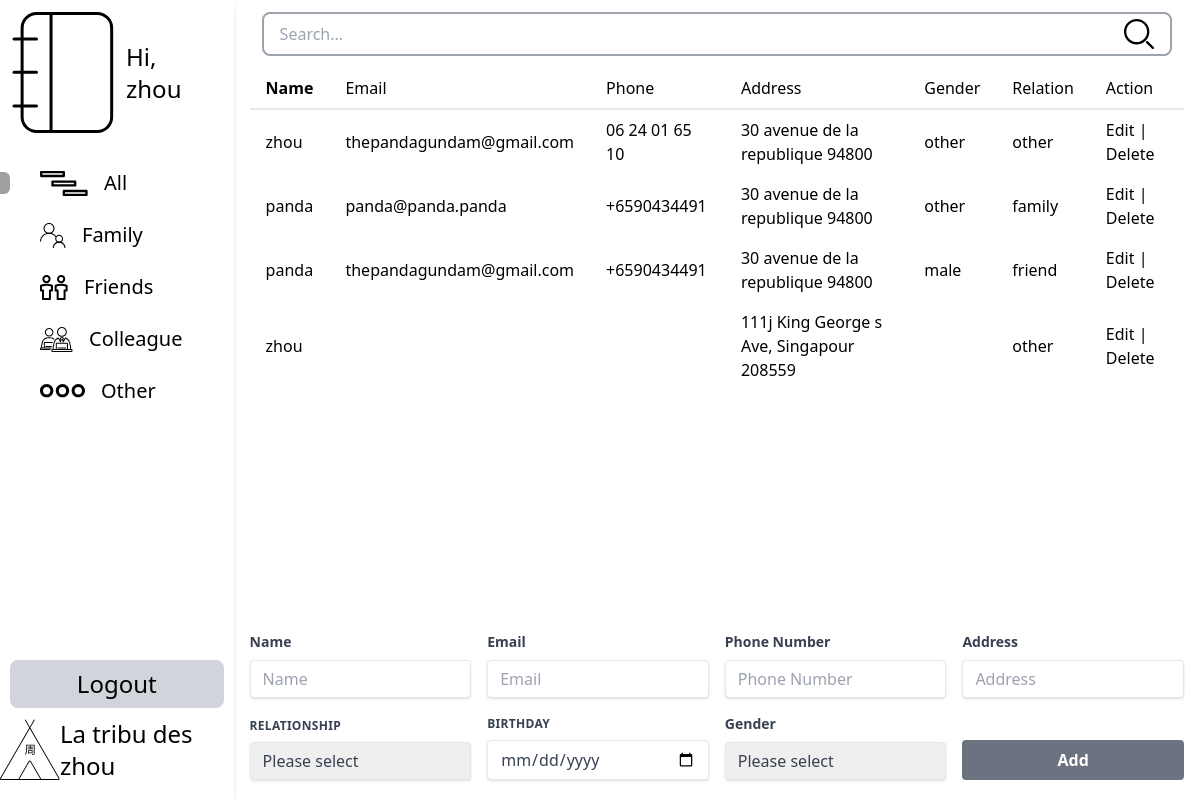
/index.php (signed in), run on the app's committed database.
### tables this page shows
CREATE TABLE `contacts` (
  `id` int NOT NULL AUTO_INCREMENT,
  `username` varchar(255) DEFAULT NULL,
  `phoneNumber` varchar(255) DEFAULT NULL,
  `email` varchar(255) DEFAULT NULL,
  `address` varchar(255) DEFAULT NULL,
  `gender` varchar(255) DEFAULT NULL,
  `relationship` varchar(255) DEFAULT NULL,
  `dateOfBirth` date DEFAULT NULL,
  PRIMARY KEY (`id`)
);

### index.php (the view, shortened to what this page needs)
<!DOCTYPE html>
<html lang="en">
<head>
    <script src="https://cdn.tailwindcss.com"></script>
</head>
<body class="h-screen w-screen overflow-hidden font-extralight flex flex-col justify-center items-center">
    <?php
    if(isset($_SESSION['user_id'])){ ?>
        <div class="w-full h-full flex">
            <div class="w-1/5 h-full bg-white mb-10 shadow-md ">
                <div class="w-full h-full relative flex flex-col justify-end ">
                    <div class="w-full h-full relative flex flex-col">
                        <div class="flex items-center">
                            <a href="index.php">
                            </a>
                            <p class="text-2xl">
                                Hi,<br/>
                                <?php echo $_SESSION['username']; ?>
                            </p>
                        </div>
                        <div class="flex flex-col gap-2 mt-4">
                            <a href="index.php" class="category-list-box <?php
                                $filter = $_GET['filter'] ?? 'all';
                                if($filter == 'all'){
                                    echo ' category-list-box-focus';
                                }
                            ?>">
                                <svg class="absolute left-0 <?php
                                $filter = $_GET['filter'] ?? 'all';
                                if($filter != 'all'){
                                    echo ' hidden';
                                }
                                ?>" width="10" height="22" viewBox="0 0 10 22" fill="none" xmlns="http://www.w3.org/2000/svg">
                                    <rect x="-10" width="20" height="22" rx="6" fill="#9F9F9F"/>
                                </svg>
                                <p class="category-list-text">All</p>
                            </a>
                            <a href="index.php?filter=family" class="category-list-box <?php
                            $filter = $_GET['filter'] ?? 'all';
                            if($filter == 'family'){
                                echo ' category-list-box-focus';
                            }
                            ?>">
                                <p class="category-list-text">Family</p>
                            </a>
                            <a href="index.php?filter=friend" class="category-list-box <?php
                            $filter = $_GET['filter'] ?? 'all';
                            if($filter == 'friend'){
                                echo ' category-list-box-focus';
                            }
                            ?>">
                                <p class="category-list-text">Friends</p>
                            </a>
                            <a href="index.php?filter=colleague" class="category-list-box <?php
                            $filter = $_GET['filter'] ?? 'all';
                            if($filter == 'colleague'){
                                echo ' category-list-box-focus';
                            }
                            ?>">
                                <p class="category-list-text">Colleague</p>
                            </a>
                            <a href="index.php?filter=other" class="category-list-box <?php
                            $filter = $_GET['filter'] ?? 'all';
                            if($filter == 'other'){
                                echo ' category-list-box-focus';
                            }
                            ?>">
                                <p class="category-list-text">Other</p>
                            </a>
                        </div>
                    </div>
                    <a href="user/logout.php" class="block bg-gray-300 py-2 w-11/12 rounded-lg mb-3 hover:bg-gray-200 self-center">
                        <p class="text-center text-2xl w-full">Logout</p>
                    </a>
                    <a href="index.php" class="w-full pb-5 flex justify-center items-center h-20">
                        <p class="text-2xl">
                            La tribu des zhou
                        </p>
                    </a>
                </div>
            </div>
            <div class="w-4/5 h-full mx-4 flex flex-col justify-between">
                <div class="flex flex-col w-full">
                    <form class="border-2 border-gray-400 rounded-lg focus:outline-none focus:border-gray-500 m-3 flex items-center justify-center" action="index.php?filter='search'" method="post">
                        <input type="text" name="search" placeholder="Search..." class="h-10 outline-none w-full mx-4">
                        <button type="submit">
                        </button>
                    </form>
                    <table class="table-auto w-full h-max-full overflow-y-scroll">
                        <thead>
                        <tr class="border-b-2">
                            <th class="px-4 py-2 text-left">Name</th>
                            <th class="px-4 py-2 font-extralight text-left">Email</th>
                            <th class="px-4 py-2 font-extralight text-left">Phone</th>
                            <th class="px-4 py-2 font-extralight text-left">Address</th>
                            <th class="px-4 py-2 font-extralight text-left">Gender</th>
                            <th class="px-4 py-2 font-extralight text-left">Relation</th>
                            <th class="px-4 py-2 font-extralight text-left">Action</th>
                        </tr>
                        </thead>
                        <tbody>
                        <?php
                        include "sources/conn.php";
                        $filter = $_GET['filter'] ?? 'all';
                        switch ($filter) {
                            default:
                                $sql = "SELECT * FROM contacts";
                        }
                        $result = mysqli_query($conn, $sql);
                        if (mysqli_num_rows($result) > 0) {
                            while ($row = mysqli_fetch_assoc($result)) {
                                echo "<tr>";
                                echo "<td class='px-4 py-2'>" . $row['username'] . "</td>";
                                echo "<td class='px-4 py-2'>" . $row['email'] . "</td>";
                                echo "<td class='px-4 py-2'>" . $row['phoneNumber'] . "</td>";
                                echo "<td class='px-4 py-2'>" . $row['address'] . "</td>";
                                echo "<td class='px-4 py-2'>" . $row['gender'] . "</td>";
                                echo "<td class='px-4 py-2'>" . $row['relationship'] . "</td>";
                                echo "<td class='px-4 py-2'><a href='edit.php?id=" . $row['id'] . "'>Edit</a> | <a href='./sources/delete.php?id=" . $row['id'] . "'>Delete</a></td>";
                                echo "</tr>";
                            }
                        }
                        ?>
                        </tbody>
                    </table>
                </div>
                <form class="mb-5" method="post" action="sources/add.php">
                    <div class="flex flex-col gap-4 justify-end">
                        <div class="flex gap-4 items-end">
                            <div class="w-1/4">
                                <label class="block text-gray-700 text-sm font-bold mb-2" for="name">
                                    Name
                                </label>
                                <input class="shadow appearance-none border rounded w-full py-2 px-3 text-gray-700 leading-tight focus:outline-none focus:shadow-outline"
                                       id="name" type="text" name="name" placeholder="Name" required>
                            </div>
                            <div class="w-1/4">
                                <label class="block text-gray-700 text-sm font-bold mb-2" for="email">
                                    Email
                                </label>
                                <input class="shadow appearance-none border rounded w-full py-2 px-3 text-gray-700 leading-tight focus:outline-none focus:shadow-outline"
                                       id="email" type="email" name="email" placeholder="Email" >
                            </div>
                            <div class="w-1/4">
                                <label class="block text-gray-700 text-sm font-bold mb-2" for="phoneNumber">
                                    Phone Number
                                </label>
                                <input class="shadow appearance-none border rounded w-full py-2 px-3 text-gray-700 leading-tight focus:outline-none focus:shadow-outline"
                                       id="phoneNumber" type="text" name="phoneNumber" placeholder="Phone Number">
                            </div>
                            <div class="w-1/4">
                            <label class="block text-gray-700 text-sm font-bold mb-2" for="address">
                                Address
                            </label>
                            <input class="shadow appearance-none border rounded w-full py-2 px-3 text-gray-700 leading-tight focus:outline-none focus:shadow-outline"
                                   id="address" type="text" name="address" placeholder="Address">
                        </div>
                        </div>
                        <div class="flex gap-4 items-end">
                            <div class="w-1/4">
                                <label class="block uppercase tracking-wide text-gray-700 text-xs font-bold mb-2" for="relationship">
                                    Relationship
                                </label>
                                <select class="shadow appearance-none border rounded w-full py-2 px-3 text-gray-700 leading-tight focus:outline-none focus:shadow-outline" name="relationship" id="relationship">
                                    <option selected value="please select">Please select</option>
                                </select>
                            </div>
                            <div class="w-1/4">
                                <label class="block uppercase tracking-wide text-gray-700 text-xs font-bold mb-2" for="birthday">
                                    Birthday
                                </label>
                                <input class="shadow appearance-none border rounded w-full py-2 px-3 text-gray-700 leading-tight focus:outline-none focus:shadow-outline" id="birthday" type="date" name="birthday" placeholder="Birthday">
                            </div>
                            <div class="w-1/4">
                                <label class="block text-gray-700 text-sm font-bold mb-2" for="gender">
                                    Gender
                                </label>
                                <select class="shadow appearance-none border rounded w-full py-2 px-3 text-gray-700 leading-tight focus:outline-none focus:shadow-outline" name="gender" id="gender">
                                    <option selected value="">Please select</option>
                                </select>
                            </div>
                            <div class="w-1/4">
                                <input type="submit" class="w-full bg-gray-500 hover:bg-gray-700 text-white font-bold py-2 px-4 rounded focus:outline-none focus:shadow-outline"
                                       value="Add">
                            </div>
                        </div>
                    </div>
                </form>
            </div>
        </div>
    <?php } ?>
</body>
</html>

### data on the page
contacts: username "zhou", email "thepandagundam@gmail.com", phoneNumber "06 24 01 65 10", address "30 avenue de la republique 94800", gender "other", relationship "other"
contacts: username "panda", email "panda@panda.panda", phoneNumber "+6590434491", address "30 avenue de la republique 94800", gender "other", relationship "family"
contacts: username "panda", email "thepandagundam@gmail.com", phoneNumber "+6590434491", address "30 avenue de la republique 94800", gender "male", relationship "friend"
contacts: username "zhou", address "111j King George s Ave, Singapour 208559", relationship "other"

### other printed values
$_SESSION['username'] "zhou"
